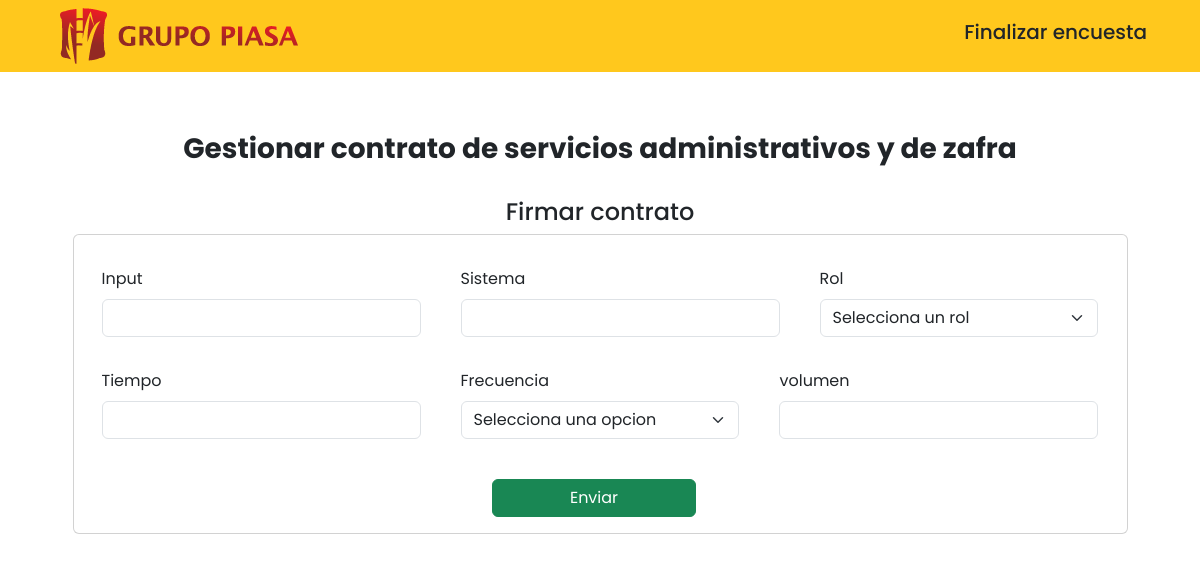
Screenshot of /vis/paso4.php?id=1 (signed in) with the database file from the repository.
### tables this page shows
CREATE TABLE `procesos_consultas` (
  `id` int(11) NOT NULL,
  `proceso` varchar(255) DEFAULT NULL,
  `subproceso` varchar(255) DEFAULT NULL,
  `actividad` varchar(255) DEFAULT NULL,
  `val_frec` varchar(10) NOT NULL,
  `input` varchar(100) NOT NULL,
  `sistema` varchar(100) NOT NULL,
  `rol` varchar(100) NOT NULL,
  `tiempo` varchar(100) NOT NULL,
  `vol` varchar(100) NOT NULL,
  `t_h` varchar(50) NOT NULL,
  `ftes` varchar(50) NOT NULL,
  `estado` varchar(5) NOT NULL
);

### vis/paso4.php (the view, shortened to what this page needs)
<?php
 include('../config/conexion.php');
if  (isset($_GET['id'])) {
  $id = $_GET['id'];
  $query = "SELECT * FROM procesos_consultas WHERE id = $id";
  $result = mysqli_query($conexion, $query);
  if (mysqli_num_rows($result) == 1) {
    $row = mysqli_fetch_array($result);
  }
}
?>
<!DOCTYPE html>
<html lang="en">
<head>
    <link href="https://cdn.jsdelivr.net/npm/bootstrap@5.3.2/dist/css/bootstrap.min.css" rel="stylesheet">
    <link rel="stylesheet" href="../css/users.css">
</head>
<body>
    <section class="navbar-section">
        <div class="container-navbar">
            <nav class="navbar">
                <div class="logo">
                    <img src="../img/logo.png">
                </div>
                <div class="button-navbar">
                    <form class="d-flex" action="../destroy.php">
                        <button class="btn" type="submit">
                            <h5>Finalizar encuesta</h5>
                        </button>
                    </form>
                </div>
            </nav>
        </div>
    </section>
    <section class="body-container">
        <div class="container" style="margin-top: 5%;">
            <div class="row justify-content-center">
                <div class="title text-center">
                    <h3><b><?php echo $row['subproceso']; ?></b></h3>
                    <br>
                    <h4><?php echo $row['actividad']; ?></h4>
                </div>
                <br><br>
                <div class="card" style="width: auto;">
                    <div class="card-body">
                    <form action="" method="POST">
                        <div class="d-flex" style="gap: 40px;">
                            <div class="mb-3">
                                <label for="input" class="form-label">Input</label>
                                <input type="text" class="form-control" name="input" id="input" style="width: 100%;" required>
                            </div>
                            <div class="mb-3">
                                <label for="sistema" class="form-label">Sistema</label>
                                <input type="text" class="form-control" name="sistema" id="sistema" style="width: 100%;" required>
                            </div>
                            <div class="mb-3" style="width: 30%;">
                                <label for="rol" class="form-label">Rol</label>
                                <select class="form-select mb-3" name="rol" id="rol" style="width: 100%;" required>
                                    <option selected disabled value="">Selecciona un rol</option>
                                </select>
                            </div>
                        </div>
                        <div class="d-flex" style="gap: 40px;">
                            <div class="mb-3">
                                <label for="tiempo" class="form-label">Tiempo</label>
                                <input type="text" class="form-control" name="tiempo" id="tiempo" style="width: 100%;" required>
                            </div>
                            <div class="md-3" style="align-items: center; width: 30%">
                          <label for="val_Frec" class="form-label">Frecuencia</label>
                          <div class="d-flex" style="gap: 2%;">
                              <select class="form-select mb-3" name="val_Frec" id="val_Frec"  required>
                              <option selected disabled value="">Selecciona una opcion</option>
                              </select>
                          </div>
                        </div>
                            <div class="mb-3">
                                <label for="vol" class="form-label">volumen</label>
                                <input type="text" class="form-control" id="vol" name="vol" style="width: 100%;" required>
                            </div>
                        </div>
                        <br>
                        <div class="row justify-content-center">
                            <input type="submit" class="btn btn-success btn-block" style="width: 20%; margin-right: 12px;" value="Enviar">
                        </div>
                    </form>
                    </div>
                </div>
            </div>
        </div>
    </section>
</body>
</html>

### css/users.css (style rules this page uses)
* { margin: 0; padding: 0; box-sizing: border-box; font-family: 'Poppins', sans-serif; }
.container-navbar { background-color: #FFC81D; }
.logo { margin-left: 60px; }
.button-navbar { margin-right: 40px; }

### rows the page displays
procesos_consultas: subproceso "Gestionar contrato de servicios administrativos y de zafra", actividad "Firmar contrato"
